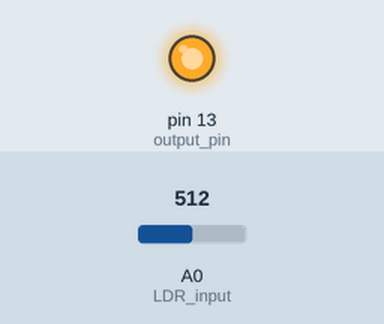
This sketch was run on a simulated Arduino Uno, built with avr-gcc and run on an emulated ATmega328P. Parts: output pins drawn as LEDs (lit = HIGH). Inputs (shaded band) come from the test bench; at power-on: A0 (LDR_input) = 512.

Above: at 1.3 s.
1.4 s: A0 (LDR_input) set to 113
2.9 s: A0 (LDR_input) set to 95
At 3.7 s:
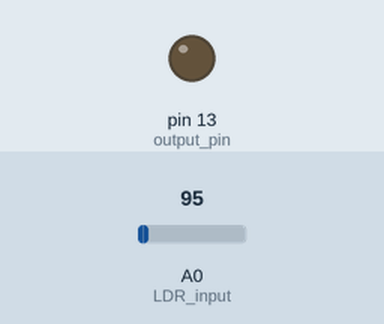
4.5 s: A0 (LDR_input) set to 122
At 4.9 s:
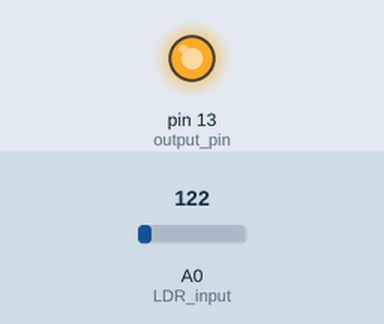
6.0 s: A0 (LDR_input) set to 80
At 7.3 s:
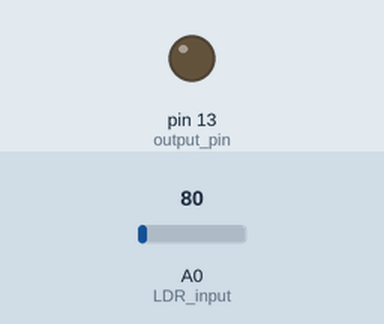
Timing chart, 0 to 8.5 s (numbered marks = the images above; inputs shaded):
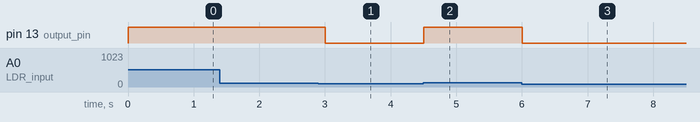

Measured:
- the behaviour switches between 103 and 102 on A0 (LDR_input) (found by bisection; images 0 and 1)
- after the input at 1.4 s, every drawn part: stays the same
- after the input at 2.9 s, pin 13 (output_pin): HIGH → LOW after 0.10 s
- after the input at 4.5 s, pin 13 (output_pin): LOW → HIGH at once
- after the input at 6.0 s, pin 13 (output_pin): HIGH → LOW at once

The sketch:

LDR_streetlight.ino
```cpp
int LDR_input = A0;
int output_pin = 13;
int light_value = 0;

void setup()
{
pinMode(output_pin, OUTPUT);
}

void loop()
{
  light_value = analogRead(LDR_input);
  light_value = 100 - light_value/10.24;

  if(light_value>=90)
  {
    digitalWrite(output_pin, LOW);
    }
  else
  {
    digitalWrite(output_pin, HIGH);
    }
  delay(500);
}
```
